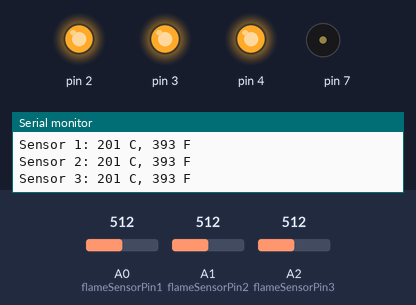
The sketch below on a simulated Arduino Uno, built with avr-gcc and run on an emulated ATmega328P. On the bench: output pins drawn as LEDs (lit = HIGH), buzzer (waves = sounding), the last lines printed to the serial monitor. The test bench sets the inputs (shaded band); at power-on: A0 (flameSensorPin1) = 512, A1 (flameSensorPin2) = 512, A2 (flameSensorPin3) = 512.

Above: at 1.9 s.
2.0 s: A0 (flameSensorPin1) set to 193
6.3 s: A0 (flameSensorPin1) set to 173
At 7.5 s:
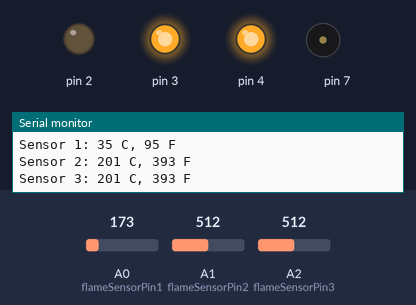
10.3 s: A1 (flameSensorPin2) set to 202
13.8 s: A1 (flameSensorPin2) set to 170
At 15.0 s:
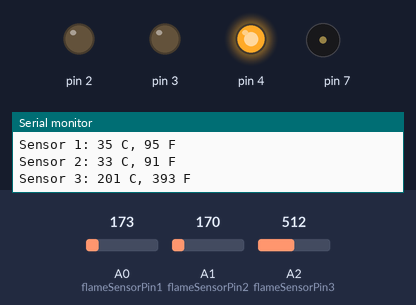
18.0 s: A2 (flameSensorPin3) set to 200
21.5 s: A2 (flameSensorPin3) set to 166
At 22.6 s:
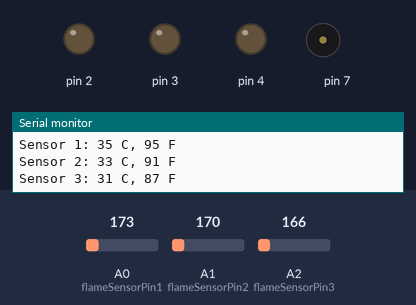
Timing chart, 0 to 24.5 s (numbered marks = the images above; inputs shaded):
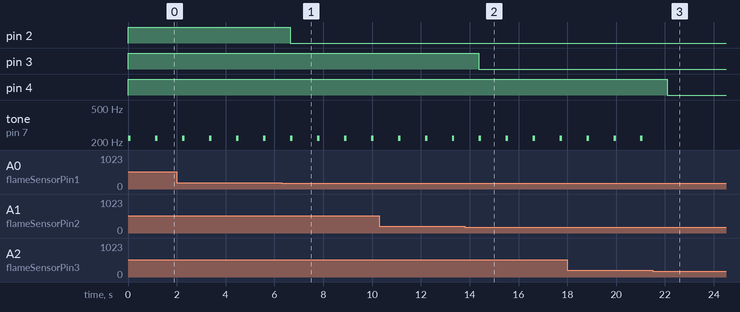

The sketch:

temp_sensor.ino
```cpp
int baselineTemp1 = 40;
int baselineTemp2 = 40;
int baselineTemp3 = 40;
int celsius = 0;
int fahrenheit = 0;
bool buzzerActivated = false;

// Define flame sensor pins
const int flameSensorPin1 = A0;
const int flameSensorPin2 = A1;
const int flameSensorPin3 = A2;

void setup() {
  pinMode(flameSensorPin1, INPUT);
  pinMode(flameSensorPin2, INPUT);
  pinMode(flameSensorPin3, INPUT);
  pinMode(2, OUTPUT);
  pinMode(3, OUTPUT);
  pinMode(4, OUTPUT);
  pinMode(7, OUTPUT);
  Serial.begin(9600);
}

void loop() {
  // Reset buzzer activation flag
  buzzerActivated = false;

  // Read flame sensor values and convert to temperature
  int flameValue1 = analogRead(flameSensorPin1);
  celsius = map(((flameValue1 - 20) * 3.04), 0, 1023, -40, 125);
  fahrenheit = ((celsius * 9) / 5 + 32);

  Serial.print("Sensor 1: ");
  Serial.print(celsius);
  Serial.print(" C, ");
  Serial.print(fahrenheit);
  Serial.println(" F");

  if (celsius >= baselineTemp1) {
    digitalWrite(2, HIGH);
    buzzerActivated = true;
  } else {
    digitalWrite(2, LOW);
  }

  int flameValue2 = analogRead(flameSensorPin2);
  celsius = map(((flameValue2 - 20) * 3.04), 0, 1023, -40, 125);
  fahrenheit = ((celsius * 9) / 5 + 32);

  Serial.print("Sensor 2: ");
  Serial.print(celsius);
  Serial.print(" C, ");
  Serial.print(fahrenheit);
  Serial.println(" F");

  if (celsius >= baselineTemp2) {
    digitalWrite(3, HIGH);
    buzzerActivated = true;
  } else {
    digitalWrite(3, LOW);
  }

  int flameValue3 = analogRead(flameSensorPin3);
  celsius = map(((flameValue3 - 20) * 3.04), 0, 1023, -40, 125);
  fahrenheit = ((celsius * 9) / 5 + 32);

  Serial.print("Sensor 3: ");
  Serial.print(celsius);
  Serial.print(" C, ");
  Serial.print(fahrenheit);
  Serial.println(" F");

  if (celsius >= baselineTemp3) {
    digitalWrite(4, HIGH);
    buzzerActivated = true;
  } else {
    digitalWrite(4, LOW);
  }

  // Activate buzzer if any sensor triggers it
  if (buzzerActivated) {
    tone(7, 220, 100);
    delay(100);
  }

  delay(1000);
}
```

Measured:
- the behaviour switches between 184 and 183 on A0 (flameSensorPin1) (found by bisection; images 0 and 1)
- the behaviour switches between 184 and 183 on A1 (flameSensorPin2) (found by bisection; images 1 and 2)
- the behaviour switches between 184 and 183 on A2 (flameSensorPin3) (found by bisection; images 2 and 3)
- after the input at 6.3 s, pin 2: HIGH → LOW after 0.34 s
- after the input at 13.8 s, pin 3: HIGH → LOW after 0.58 s
- after the input at 21.5 s, pin 4: HIGH → LOW after 0.60 s; tone on pin 7: stops changing and stays silent
- by itself, tone on pin 7: alternates 220 Hz for 0.10 s and silent for 1.0 s
